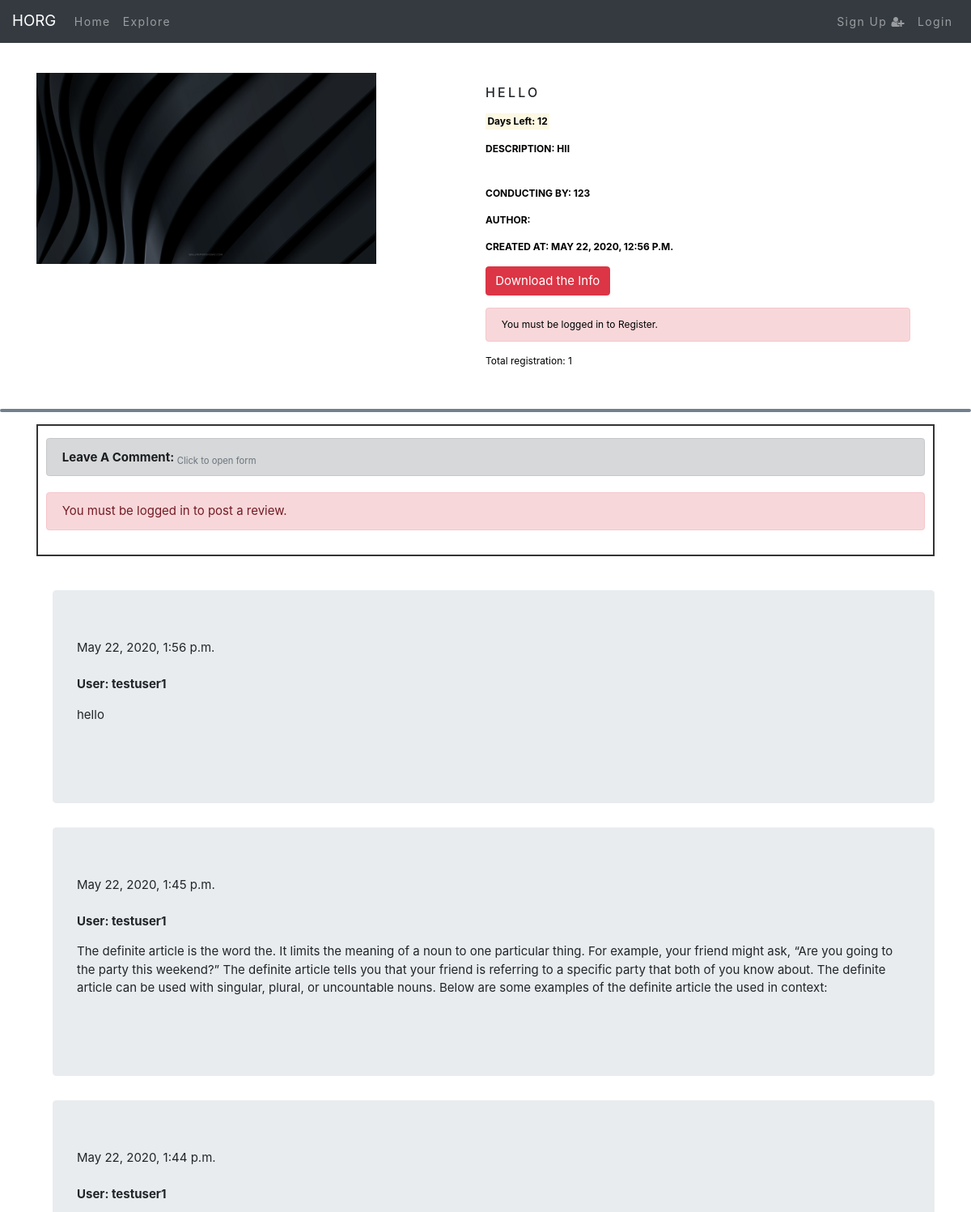
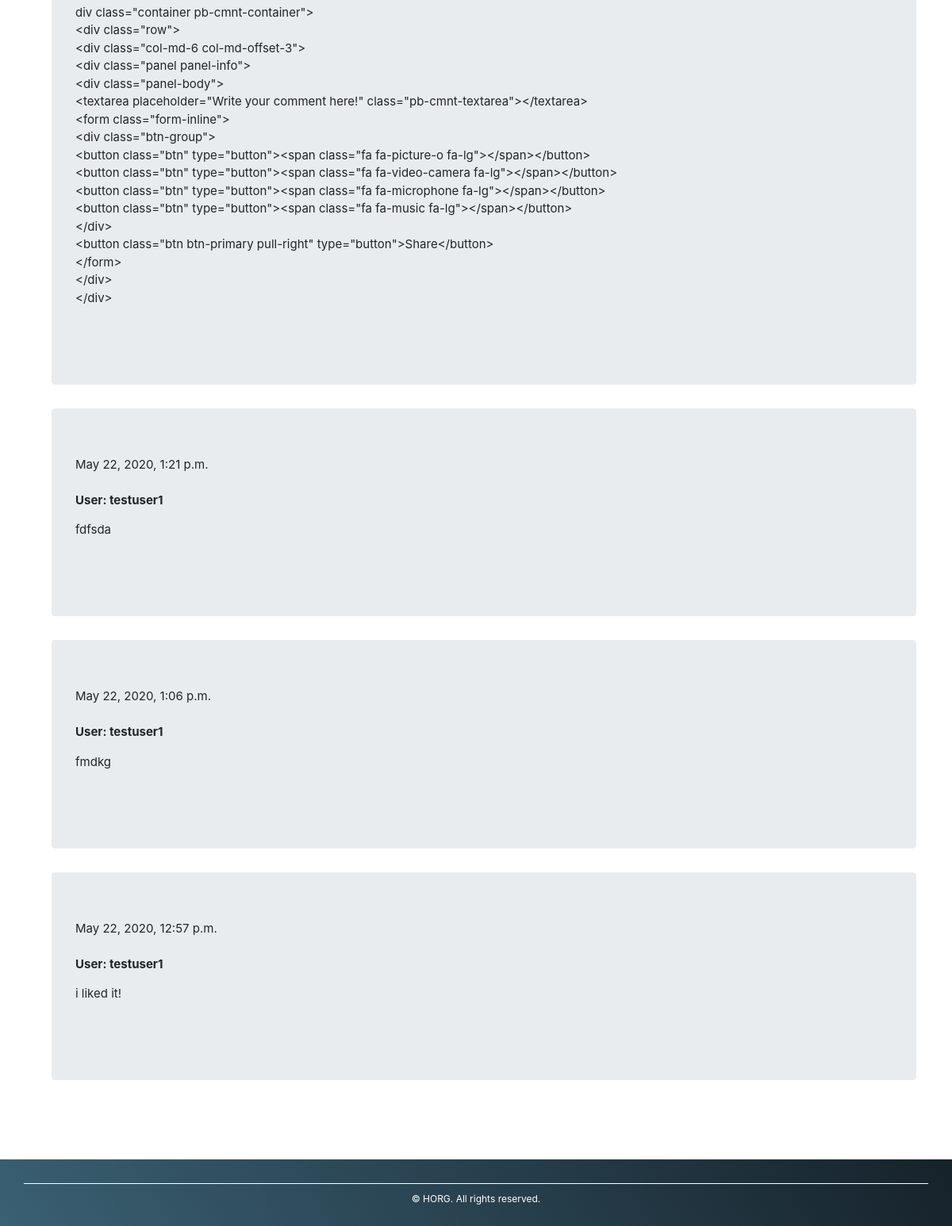
Page /main/health/hello/ on the committed database (2 pictures, top to bottom).
### main/models.py (models this page shows, shortened)
class List(models.Model):
    user = models.ForeignKey(settings.AUTH_USER_MODEL, default=1, on_delete=models.CASCADE)
    name = models.CharField(max_length=300, unique=True)
    slug = models.SlugField(max_length=250, unique=True)
    description = models.TextField(blank=True)
    category = models.ForeignKey(Category, on_delete=models.CASCADE)
    register = models.ManyToManyField(User, related_name='likes', blank=True)
    image = models.ImageField(upload_to='product', blank=True)
    daysLeft = models.BooleanField(default=True)
    noofdays = models.DecimalField(max_digits=3, decimal_places=0)
    WhoIsConducting = models.CharField(max_length=250)
    question = models.FileField(upload_to='questions', blank=True)
    created = models.DateTimeField(auto_now_add=True)
    updated = models.DateTimeField(auto_now=True)
    class Meta:
        db_table = 'List'
        ordering = ('name',)
        verbose_name = 'list'
        verbose_name_plural = 'lists'
    def total_registered(self):
        return self.register.count()

class Comment(models.Model):
    post = models.ForeignKey(List, on_delete=models.CASCADE, related_name='comments')
    user = models.ForeignKey(User, null=True, blank=True, on_delete=models.CASCADE)
    reply = models.ForeignKey('self', null=True, blank=True, on_delete=models.CASCADE, related_name='replies')
    text = models.TextField()
    created_date = models.DateTimeField(default=timezone.now)
    approved_comment = models.BooleanField(default=False)

### main/views.py (the view)
# urls.py: path('<slug:c_slug>/<slug:product_slug>/', views.hackathonList, name='hackathonList'),
def hackathonList(request, c_slug, product_slug):
    try:
        list = List.objects.get(category__slug=c_slug, slug=product_slug)
        is_registered = False
        if list.register.filter(id=request.user.id).exists():
            is_registered = True
    except Exception as e:
        raise e
    return render(request, 'product.html',
                  {'list': list, 'is_registered': is_registered, 'total_registered': list.total_registered()})

### main/templates/product.html (shortened to what this page needs)
{% extends 'base.html' %}
{% load crispy_forms_filters %}
{% load static %}
{% load crispy_forms_tags %}
{% block content %}
    {% block navigation %}
        {% include 'navigation.html' %}
    {% endblock %}
    <div class="row my_prod_row_class">
        <div class="container">
            <br>
            <div class="row mx-auto">
                <div class="col-12 col-sm-6 col-md-6 col-lg-6">
                    <div style="min-width:17rem;">
                        <div class="inner prod-img">
                            <img class="my_prod_image" src="{{ list.image.url }}" alt="{{ list.name }}">
                        </div>
                    </div>
                </div>
                <div class="col-12 col-sm-6 col-md-6 col-lg-6">
                    <div>
                        <h1 class="my_prod_title">{{ list.name }}</h1>
                        <p>
                            <strong>
                                <mark>Days Left: {{ list.noofdays }}</mark>
                            </strong>
                        </p>
                        <b><p class="text-justify my_prod_text">Description: {{ list.description }}</p><br>
                            <p class="text-justify my_prod_text">Conducting By: {{ list.WhoIsConducting }}</p>
                            <p class="text-justify my_prod_text">Author: {{ user.get_full_name }}</p>
                            <p class="text-justify my_prod_text">Created at: {{ list.created }}</p></b>
                        <a href="{{ list.question.url }}" class="btn btn-danger">Download the Info</a>
                        <br>
                        <p>
                            {% if user.id is not none %}
                                <form method="post" action="{% url 'register' %}">
                                    {% csrf_token %}
                                    {% if is_registered %}
                                        <button class="btn btn-danger" type="submit" name="list_id"
                                                value="{{ list.id }}">
                                            Unregister
                                        </button>
                                    {% else %}
                                        <button class="btn btn-danger" type="submit" name="list_id"
                                                value="{{ list.id }}">
                                            Register
                                        </button>
                                    {% endif %}
                                </form>
                            {% else %}
                                <p class="alert alert-danger" role="alert">You must be logged in to Register.</p>
                            {% endif %}
                        </p>
                        <p>Total registration: {{ total_registered }}</p>
                    </div>
                </div>
            </div>
        </div>
        <div class="col-12 col-lg-auto"></div>
        <br>
    </div>
    <hr class="new5">
    <div class="container">
        <div class="comment-container">
            <p class="alert alert-dark" role="alert"><strong>Leave A Comment: </strong><sub class="text-muted">Click
                to open form</sub></p>
            <form action="{% url 'main:addcomment' list.id %}" role="form" method="post" style="margin-top: 1.3em;">
                {% if user.id is not none %}
                    <button type="submit" class="btn btn-danger">Comment</button>
                {% else %}
                    <p class="alert alert-danger" role="alert">You must be logged in to post a review.</p>
                {% endif %}
            </form>
        </div>
        <br>
        {% for comment in list.comments.all reversed %}
            <div class="jumbotron comment">
                <div class="date">{{ comment.created_date }}</div>
                <br>
                <strong>User: {{ comment.user }}</strong>
                <p>{{ comment.text|linebreaks }}</p>
                <br>
            </div>
        {% empty %}
            <p>No comments here yet :(</p>
        {% endfor %}
    </div>
    {% block footer %}
        {% include 'footer.html' %}
    {% endblock %}
{% endblock %}

### static/css/style.css (style rules this page uses)
body { font-family: 'Roboto', sans-serif; background-color: powderblue; }
* { box-sizing: border-box; }
body { font-family: Verdana, sans-serif; }
img { vertical-align: middle; }
.comment-container { width: auto; border: 2px solid #333; padding: 15px 10px; }
.my_prod_image { height: 30%; width: 80%; }
.inner { overflow: hidden; }
.inner img { transition: all 1.5s ease; }
.new5 { border: 2px solid slategray; border-radius: 5px; }
* { -moz-box-sizing: border-box; -webkit-box-sizing: border-box; box-sizing: border-box; margin: 0; padding: 0; }
.comment { margin: 20px 0px 20px 20px; }
.my_prod_row_class { padding-top: 15px; padding-bottom: 20px; }
.my_prod_row_class .mx-auto p { color: #000; font-size: 12px; }
.my_prod_title { font-size: 16px; text-transform: uppercase; letter-spacing: .2em; padding-top: 15px; padding-bottom: 10px; }
.my_prod_text { text-transform: uppercase; padding-right: 5px; font-size: 10px; }

### static/css/w3.css (style rules this page uses)
*,*:before,*:after { box-sizing:inherit }
html { -ms-text-size-adjust:100%;-webkit-text-size-adjust:100% }
body { margin:0 }
a { background-color:transparent }
b,strong { font-weight:bolder }
mark { background:#ff0;color:#000 }
sub,sup { font-size:75%;line-height:0;position:relative;vertical-align:baseline }
sub { bottom:-0.25em }
img { border-style:none }
hr { box-sizing:content-box;height:0;overflow:visible }
html,body { font-family:Verdana,sans-serif;font-size:15px;line-height:1.5 }
html { overflow-x:hidden }
h1 { font-size:36px }
h1,h2,h3,h4,h5,h6 { font-family:"Segoe UI",Arial,sans-serif;font-weight:400;margin:10px 0 }
hr { border:0;border-top:1px solid #eee;margin:20px 0 }
img { vertical-align:middle }
a { color:inherit }

### main/templates/product.html (style rules this page uses)
sub { font-size: smaller; }

### rows in the picture
List: image (picture), name "HELLO", noofdays "12", description "HII", WhoIsConducting "123", created "MAY 22, 2020, 12:56 P.M."
Comment: created_date "May 22, 2020, 1:56 p.m.", user "testuser1", text "hello"
Comment: created_date "May 22, 2020, 1:45 p.m.", user "testuser1", text "The definite article is the word the. It limits the meaning of a noun to one particular thing. For example, your friend might ask, “Are you going to the party this weekend?” The definite article tells you that your friend is referring to a specific party that both of you know about. The definite article can be used with singular, plural, or uncountable nouns. Below are some examples of the definite article the used in context:"
Comment: created_date "May 22, 2020, 1:44 p.m.", user "testuser1", text "div class=\"container pb-cmnt-container\"> <div class=\"row\"> <div class=\"col-md-6 col-md-offset-3\"> <div class=\"panel panel-info\"> <div class=\"panel-body\"> <textarea placeholder=\"Write your comment here!\" class=\"pb-cmnt-textarea\"></textarea> <form class=\"form-inline\"> <div class=\"btn-group\"> <button class=\"btn\" type=\"button\"><span class=\"fa fa-picture-o fa-lg\"></span></button> <button class=\"btn\" type=\"button\"><span class=\"fa fa-video-camera fa-lg\"></span></button> <button class=\"btn\" type=\"button\"><span class=\"fa fa-microphone fa-lg\"></span></button> <button class=\"btn\" type=\"button\"><span class=\"fa fa-music fa-lg\"></span></button> </div> <button class=\"btn btn-primary pull-right\"…"
Comment: created_date "May 22, 2020, 1:21 p.m.", user "testuser1", text "fdfsda"
Comment: created_date "May 22, 2020, 1:06 p.m.", user "testuser1", text "fmdkg"
Comment: created_date "May 22, 2020, 12:57 p.m.", user "testuser1", text "i liked it!"

### other values in the picture
{{ total_registered }} "1"
